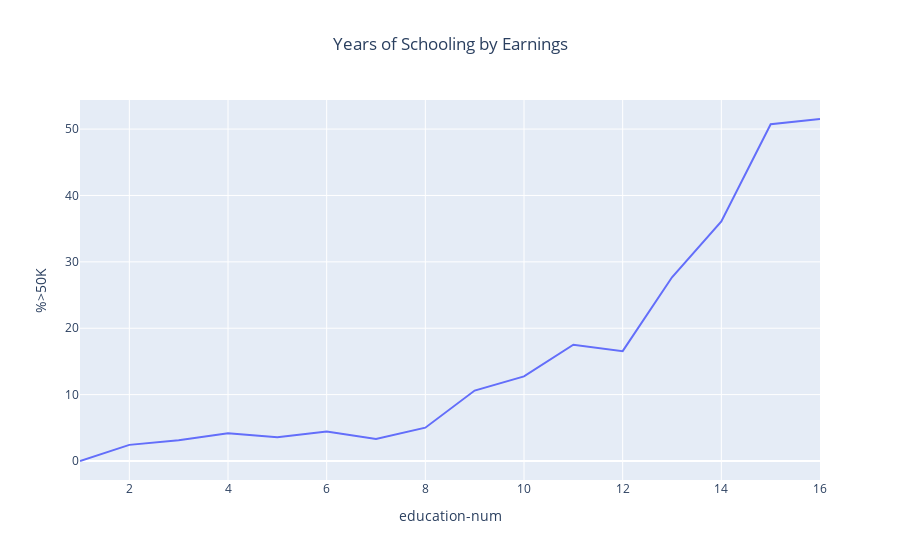

The notebook cell saved with this chart:
### Code cell
edu_line = px.line(edu_num_counts, x = 'education-num', y = '%>50K', title = 'Years of Schooling by Earnings')
edu_line.update_layout(title_x = 0.5)

### Figure 1 — Plotly figure (JSON) as saved in the notebook; plotly's stock layout.template omitted (floating-point values rounded to 4 significant figures)
{"data": [{"hovertemplate": "education-num=%{x}<br>%>50K=%{y}<extra></extra>", "legendgroup": "", "line": {"color": "#636efa", "dash": "solid"}, "marker": {"symbol": "circle"}, "mode": "lines", "name": "", "orientation": "v", "showlegend": false, "type": "scatter", "x": [1, 2, 3, 4, 5, 6, 7, 8, 9, 10, 11, 12, 13, 14, 15, 16], "xaxis": "x", "y": [0, 2.43, 3.14, 4.19, 3.57, 4.46, 3.31, 5.02, 10.61, 12.75, 17.52, 16.55, 27.68, 36.09, 50.72, 51.52], "yaxis": "y"}], "layout": {"autosize": true, "legend": {"tracegroupgap": 0}, "title": {"text": "Years of Schooling by Earnings", "x": 0.5}, "xaxis": {"anchor": "y", "autorange": true, "domain": [0, 1], "range": [1, 16], "title": {"text": "education-num"}, "type": "linear"}, "yaxis": {"anchor": "x", "autorange": true, "domain": [0, 1], "range": [-2.862, 54.38], "title": {"text": "%>50K"}, "type": "linear"}}}
